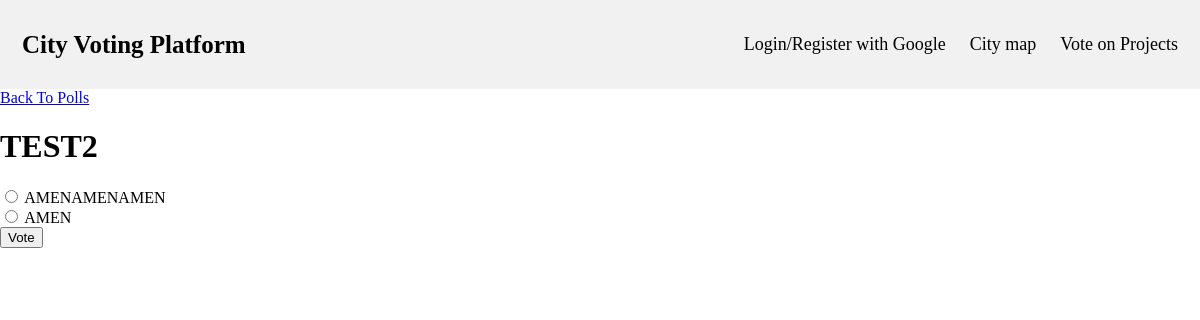
Screenshot of /polls/4/ with the database file from the repository.
### voting/models.py (models this page shows, shortened)
class Project(models.Model):
    name = models.CharField(max_length=200)
    description = models.TextField()
    pub_date = models.DateTimeField(default=timezone.now)

class Vote(models.Model):
    project = models.ForeignKey(Project, on_delete=models.CASCADE)
    choice_text = models.CharField(max_length=200)
    votes = models.IntegerField(default=0)

### voting/views.py (the view)
# urls.py: path('<int:project_id>/', views.detail, name='detail'),
def detail(request, project_id):
    try:
        project = Project.objects.get(pk=project_id)
    except Project.DoesNotExist:
        raise Http404("Question does not exist")
    return render(request, 'voting/detail.html', {'project': project})

### templates/voting/detail.html (shortened to what this page needs)
{% extends 'homepage.html' %}
{% block content %}
<a class="btn btn-secondary btn-sm mb-3" href="{% url 'overall_info' %}">Back To Polls</a>
<h1 class="text-center mb-3">{{ project.name }}</h1>
<form action="{% url 'vote' project.id %}" method="post">
    {% for choice in project.vote_set.all %}
    <div class="form-check">
        <input type="radio" name="vote" class="form-check-input" id="choice{{ forloop.counter }}"
            value="{{ choice.id }}" />
        <label for="choice{{ forloop.counter }}">{{ choice.choice_text }}</label>
    </div>
    {% endfor %}
    <input type="submit" value="Vote" class="btn btn-success btn-lg btn-block mt-4" />
</form>
{% endblock %}

### static/homepage_style.css (style rules this page uses)
body { margin: 0; }

### rows the page displays
Project: name "TEST2"
Vote: choice_text "AMENAMENAMEN"
Vote: choice_text "AMEN"
